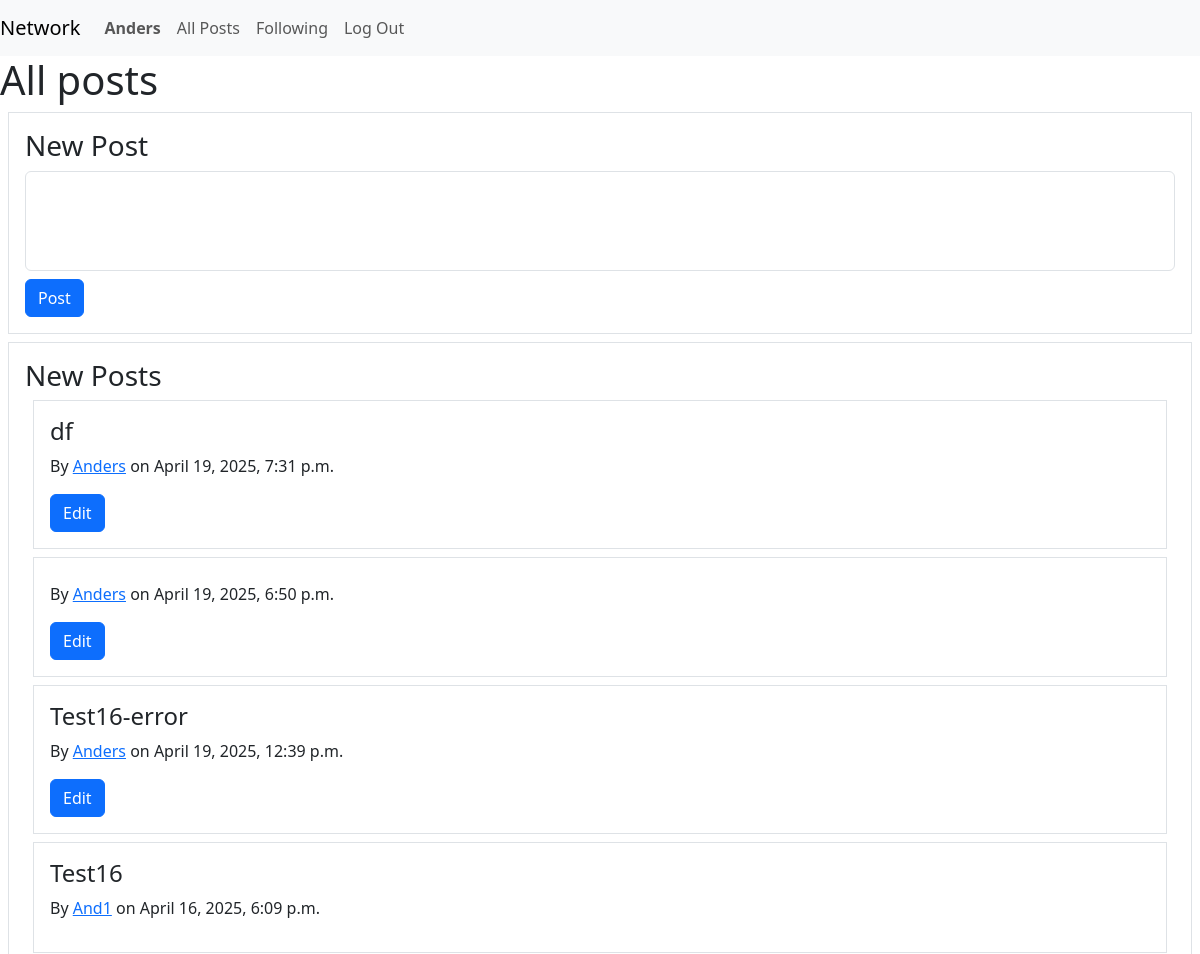
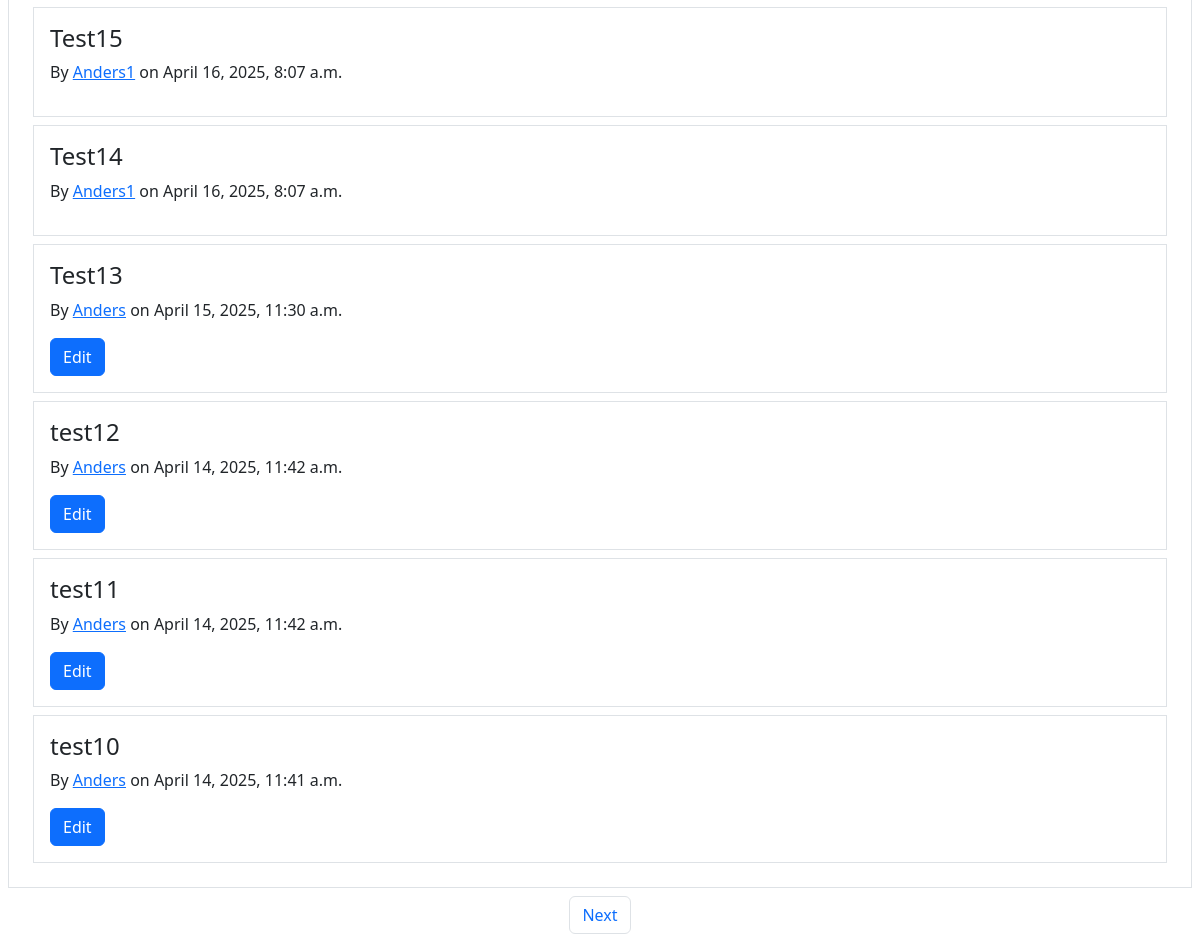
/ (signed in), run on the app's committed database (2 pictures, top to bottom).
### network/models.py (models this page shows, shortened)
class User(AbstractUser):
    pass

class Post(models.Model):
    content = models.CharField(max_length=500)
    user = models.ForeignKey(User, on_delete=models.CASCADE, related_name="author")
    date = models.DateTimeField(auto_now_add=True)

### network/views.py (the view)
# urls.py: path("", views.index, name="index"),
def index(request):
    all_posts = Post.objects.all().order_by("-id")
    paginator = Paginator(all_posts, 10)
    page_number = request.GET.get('page')
    posts_page = paginator.get_page(page_number)
    return render(request, "network/index.html", {
        "all_posts": all_posts,
        "posts_page": posts_page,
    })

### network/templates/network/index.html (shortened to what this page needs)
{% extends "network/layout.html" %}
{% load static %}
{% block body %}
    <h1>All posts</h1>
    {% if user.is_authenticated %}
        <div class="border m-2 p-3">
            <h3>New Post</h3>
            <form action="{% url 'new_post' %}" method="post">
                <div class="form-floating">
                    <textarea name="content" rows="10" class="form-control" placeholder="Leave a post here" id="floatingTextarea2" style="height: 100px; resize: none"></textarea>
                    <input type="submit" value="Post" class="btn btn-primary mt-2">
                </div>
            </form>
        </div>
        <div class="border m-2 p-3" >
            <h3>New Posts</h3>
            {% for post in posts_page %}
                <div id="{{ post.id }}" class="border m-2 p-3">
                    <h4>{{ post.content }}</h4>
                    <p>By <a href="{% url 'profile' user_id=post.user.id %}">{{ post.user }}</a> on {{ post.date }} </p>
                    {% if user == post.user %}
                    <button class="btn btn-primary" data-user="{{ post.user }}" data-post-id="{{ post.id }}" data-content="{{ post.content }}">Edit</button>
                    {% endif %}
                </div>
            {% endfor %}
        </div>
        <nav>
            <ul class="pagination justify-content-center">
                {% if posts_page.has_next %}
                    <li class="page-item"><a class="page-link" href="?page={{ posts_page.next_page_number }}">Next</a></li>
                {% endif %}
            </ul>
          </nav>
        {% endif %}
{% endblock %}

### network/templates/network/layout.html (shortened to what this page needs)
{% load static %}
<!DOCTYPE html>
<html lang="en">
    <head>
        <link href="https://cdn.jsdelivr.net/npm/bootstrap@5.3.5/dist/css/bootstrap.min.css" rel="stylesheet">
        <link href="{% static 'network/styles.css' %}" rel="stylesheet">
    </head>
    <body>
        <nav class="navbar navbar-expand-lg navbar-light bg-light">
            <a class="navbar-brand" href="{% url 'index' %}">Network</a>
            <div>
              <ul class="navbar-nav mr-auto">
                {% if user.is_authenticated %}
                    <li class="nav-item">
                        <a class="nav-link" href="{% url 'profile' user_id=user.id %}"><strong>{{ user.username }}</strong></a>
                    </li>
                {% endif %}
                <li class="nav-item">
                  <a class="nav-link" href="{% url 'index' %}">All Posts</a>
                </li>
                {% if user.is_authenticated %}
                    <li class="nav-item">
                        <a class="nav-link" href="{% url 'following' %}">Following</a>
                    </li>
                    <li class="nav-item">
                        <a class="nav-link" href="{% url 'logout' %}">Log Out</a>
                    </li>
                {% endif %}
              </ul>
            </div>
          </nav>
        <div class="body">
            {% block body %}
            {% endblock %}
        </div>
    </body>
</html>

### data on the page
User: username "Anders"
Post: content "df", user "Anders", date "April 19, 2025, 7:31 p.m."
Post: user "Anders", date "April 19, 2025, 6:50 p.m."
Post: content "Test16-error", user "Anders", date "April 19, 2025, 12:39 p.m."
Post: content "Test16", user "And1", date "April 16, 2025, 6:09 p.m."
Post: content "Test15", user "Anders1", date "April 16, 2025, 8:07 a.m."
Post: content "Test14", user "Anders1", date "April 16, 2025, 8:07 a.m."
Post: content "Test13", user "Anders", date "April 15, 2025, 11:30 a.m."
Post: content "test12", user "Anders", date "April 14, 2025, 11:42 a.m."
Post: content "test11", user "Anders", date "April 14, 2025, 11:42 a.m."
Post: content "test10", user "Anders", date "April 14, 2025, 11:41 a.m."
